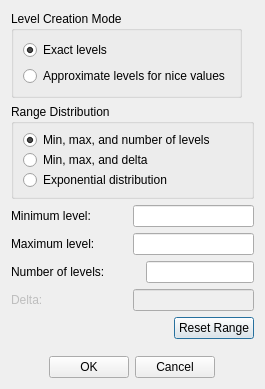
<?xml version="1.0" encoding="UTF-8"?>
<ui version="4.0">
 <class>DialogContourLevels</class>
 <widget class="QDialog" name="DialogContourLevels">
  <property name="geometry">
   <rect>
    <x>0</x>
    <y>0</y>
    <width>265</width>
    <height>389</height>
   </rect>
  </property>
  <property name="sizePolicy">
   <sizepolicy hsizetype="Expanding" vsizetype="Expanding">
    <horstretch>0</horstretch>
    <verstretch>0</verstretch>
   </sizepolicy>
  </property>
  <property name="minimumSize">
   <size>
    <width>265</width>
    <height>389</height>
   </size>
  </property>
  <property name="maximumSize">
   <size>
    <width>265</width>
    <height>389</height>
   </size>
  </property>
  <property name="windowTitle">
   <string>Enter Contour Levels</string>
  </property>
  <layout class="QVBoxLayout" name="verticalLayout_3" stretch="3,3,1,1,1,1,1,1,1">
   <item>
    <widget class="QGroupBox" name="groupBox">
     <property name="sizePolicy">
      <sizepolicy hsizetype="Fixed" vsizetype="Fixed">
       <horstretch>0</horstretch>
       <verstretch>0</verstretch>
      </sizepolicy>
     </property>
     <property name="title">
      <string>Level Creation Mode</string>
     </property>
     <layout class="QVBoxLayout" name="verticalLayout">
      <item>
       <widget class="QRadioButton" name="radioButton_exactLevels">
        <property name="text">
         <string>Exact levels</string>
        </property>
        <property name="checked">
         <bool>true</bool>
        </property>
       </widget>
      </item>
      <item>
       <widget class="QRadioButton" name="radioButton_approximateLevels">
        <property name="text">
         <string>Approximate levels for nice values</string>
        </property>
       </widget>
      </item>
     </layout>
    </widget>
   </item>
   <item>
    <widget class="QWidget" name="widget_rangeDistribution" native="true">
     <layout class="QVBoxLayout" name="verticalLayout_8">
      <property name="spacing">
       <number>0</number>
      </property>
      <property name="leftMargin">
       <number>0</number>
      </property>
      <property name="topMargin">
       <number>0</number>
      </property>
      <property name="rightMargin">
       <number>0</number>
      </property>
      <property name="bottomMargin">
       <number>0</number>
      </property>
      <item>
       <widget class="QGroupBox" name="groupBox_rangeDistribution">
        <property name="title">
         <string>Range Distribution</string>
        </property>
        <layout class="QVBoxLayout" name="verticalLayout_2" stretch="1,1,1">
         <property name="spacing">
          <number>6</number>
         </property>
         <item>
          <widget class="QRadioButton" name="radioButton_range0">
           <property name="text">
            <string>Min, max, and number of levels</string>
           </property>
           <property name="checked">
            <bool>true</bool>
           </property>
          </widget>
         </item>
         <item>
          <widget class="QRadioButton" name="radioButton_range1">
           <property name="text">
            <string>Min, max, and delta</string>
           </property>
          </widget>
         </item>
         <item>
          <widget class="QRadioButton" name="radioButton_range2">
           <property name="text">
            <string>Exponential distribution</string>
           </property>
          </widget>
         </item>
        </layout>
       </widget>
      </item>
     </layout>
    </widget>
   </item>
   <item>
    <widget class="QWidget" name="widget_minimunLevel" native="true">
     <layout class="QVBoxLayout" name="verticalLayout_5">
      <property name="spacing">
       <number>0</number>
      </property>
      <property name="leftMargin">
       <number>0</number>
      </property>
      <property name="topMargin">
       <number>0</number>
      </property>
      <property name="rightMargin">
       <number>0</number>
      </property>
      <property name="bottomMargin">
       <number>0</number>
      </property>
      <item>
       <layout class="QHBoxLayout" name="horizontalLayout">
        <item>
         <widget class="QLabel" name="label_minimunLevel">
          <property name="sizePolicy">
           <sizepolicy hsizetype="Expanding" vsizetype="Expanding">
            <horstretch>0</horstretch>
            <verstretch>0</verstretch>
           </sizepolicy>
          </property>
          <property name="text">
           <string>Minimum level:    </string>
          </property>
         </widget>
        </item>
        <item>
         <widget class="QLineEdit" name="lineEdit_minimunLevel"/>
        </item>
       </layout>
      </item>
     </layout>
    </widget>
   </item>
   <item>
    <widget class="QWidget" name="widget_maximumLevel" native="true">
     <layout class="QVBoxLayout" name="verticalLayout_6">
      <property name="spacing">
       <number>0</number>
      </property>
      <property name="leftMargin">
       <number>0</number>
      </property>
      <property name="topMargin">
       <number>0</number>
      </property>
      <property name="rightMargin">
       <number>0</number>
      </property>
      <property name="bottomMargin">
       <number>0</number>
      </property>
      <item>
       <layout class="QHBoxLayout" name="horizontalLayout_2">
        <item>
         <widget class="QLabel" name="label_maximumLevel">
          <property name="sizePolicy">
           <sizepolicy hsizetype="Expanding" vsizetype="Expanding">
            <horstretch>0</horstretch>
            <verstretch>0</verstretch>
           </sizepolicy>
          </property>
          <property name="text">
           <string>Maximum level:    </string>
          </property>
         </widget>
        </item>
        <item>
         <widget class="QLineEdit" name="lineEdit_maximumLevel">
          <property name="sizePolicy">
           <sizepolicy hsizetype="Expanding" vsizetype="Expanding">
            <horstretch>0</horstretch>
            <verstretch>0</verstretch>
           </sizepolicy>
          </property>
         </widget>
        </item>
       </layout>
      </item>
     </layout>
    </widget>
   </item>
   <item>
    <widget class="QWidget" name="widget_numberofLevels" native="true">
     <layout class="QVBoxLayout" name="verticalLayout_4">
      <property name="spacing">
       <number>0</number>
      </property>
      <property name="leftMargin">
       <number>0</number>
      </property>
      <property name="topMargin">
       <number>0</number>
      </property>
      <property name="rightMargin">
       <number>0</number>
      </property>
      <property name="bottomMargin">
       <number>0</number>
      </property>
      <item>
       <layout class="QHBoxLayout" name="horizontalLayout_3">
        <item>
         <widget class="QLabel" name="label_numberOfLevels">
          <property name="sizePolicy">
           <sizepolicy hsizetype="Expanding" vsizetype="Expanding">
            <horstretch>0</horstretch>
            <verstretch>0</verstretch>
           </sizepolicy>
          </property>
          <property name="text">
           <string>Number of levels: </string>
          </property>
         </widget>
        </item>
        <item>
         <widget class="QLineEdit" name="lineEdit_numberOfLevels">
          <property name="sizePolicy">
           <sizepolicy hsizetype="Fixed" vsizetype="Fixed">
            <horstretch>0</horstretch>
            <verstretch>0</verstretch>
           </sizepolicy>
          </property>
         </widget>
        </item>
       </layout>
      </item>
     </layout>
    </widget>
   </item>
   <item>
    <widget class="QWidget" name="widget_delta" native="true">
     <layout class="QVBoxLayout" name="verticalLayout_7">
      <property name="spacing">
       <number>0</number>
      </property>
      <property name="leftMargin">
       <number>0</number>
      </property>
      <property name="topMargin">
       <number>0</number>
      </property>
      <property name="rightMargin">
       <number>0</number>
      </property>
      <property name="bottomMargin">
       <number>0</number>
      </property>
      <item>
       <layout class="QHBoxLayout" name="horizontalLayout_4">
        <item>
         <widget class="QLabel" name="label_delta">
          <property name="enabled">
           <bool>false</bool>
          </property>
          <property name="sizePolicy">
           <sizepolicy hsizetype="Expanding" vsizetype="Expanding">
            <horstretch>0</horstretch>
            <verstretch>0</verstretch>
           </sizepolicy>
          </property>
          <property name="text">
           <string>Delta:            </string>
          </property>
         </widget>
        </item>
        <item>
         <widget class="QLineEdit" name="lineEdit_delta">
          <property name="enabled">
           <bool>false</bool>
          </property>
         </widget>
        </item>
       </layout>
      </item>
     </layout>
    </widget>
   </item>
   <item>
    <layout class="QHBoxLayout" name="horizontalLayout_5">
     <item>
      <spacer name="horizontalSpacer">
       <property name="orientation">
        <enum>Qt::Horizontal</enum>
       </property>
       <property name="sizeHint" stdset="0">
        <size>
         <width>40</width>
         <height>20</height>
        </size>
       </property>
      </spacer>
     </item>
     <item>
      <widget class="QPushButton" name="pushButton_resetRange">
       <property name="text">
        <string>Reset Range</string>
       </property>
      </widget>
     </item>
    </layout>
   </item>
   <item>
    <widget class="QLabel" name="label_space">
     <property name="minimumSize">
      <size>
       <width>0</width>
       <height>5</height>
      </size>
     </property>
     <property name="maximumSize">
      <size>
       <width>16777215</width>
       <height>5</height>
      </size>
     </property>
     <property name="text">
      <string/>
     </property>
    </widget>
   </item>
   <item>
    <layout class="QHBoxLayout" name="horizontalLayout_6">
     <item>
      <spacer name="horizontalSpacer_2">
       <property name="orientation">
        <enum>Qt::Horizontal</enum>
       </property>
       <property name="sizeHint" stdset="0">
        <size>
         <width>40</width>
         <height>20</height>
        </size>
       </property>
      </spacer>
     </item>
     <item>
      <widget class="QPushButton" name="pushButton_ok">
       <property name="text">
        <string>OK</string>
       </property>
      </widget>
     </item>
     <item>
      <widget class="QPushButton" name="pushButton_cancle">
       <property name="text">
        <string>Cancel</string>
       </property>
      </widget>
     </item>
     <item>
      <spacer name="horizontalSpacer_3">
       <property name="orientation">
        <enum>Qt::Horizontal</enum>
       </property>
       <property name="sizeHint" stdset="0">
        <size>
         <width>40</width>
         <height>20</height>
        </size>
       </property>
      </spacer>
     </item>
    </layout>
   </item>
  </layout>
 </widget>
 <resources/>
 <connections>
  <connection>
   <sender>pushButton_cancle</sender>
   <signal>clicked()</signal>
   <receiver>DialogContourLevels</receiver>
   <slot>reject()</slot>
   <hints>
    <hint type="sourcelabel">
     <x>188</x>
     <y>367</y>
    </hint>
    <hint type="destinationlabel">
     <x>236</x>
     <y>362</y>
    </hint>
   </hints>
  </connection>
  <connection>
   <sender>pushButton_resetRange</sender>
   <signal>clicked()</signal>
   <receiver>DialogContourLevels</receiver>
   <slot>resetRange()</slot>
   <hints>
    <hint type="sourcelabel">
     <x>193</x>
     <y>318</y>
    </hint>
    <hint type="destinationlabel">
     <x>142</x>
     <y>318</y>
    </hint>
   </hints>
  </connection>
  <connection>
   <sender>pushButton_ok</sender>
   <signal>clicked()</signal>
   <receiver>DialogContourLevels</receiver>
   <slot>onClickOK()</slot>
   <hints>
    <hint type="sourcelabel">
     <x>86</x>
     <y>361</y>
    </hint>
    <hint type="destinationlabel">
     <x>34</x>
     <y>338</y>
    </hint>
   </hints>
  </connection>
  <connection>
   <sender>pushButton_ok</sender>
   <signal>clicked()</signal>
   <receiver>DialogContourLevels</receiver>
   <slot>accept()</slot>
   <hints>
    <hint type="sourcelabel">
     <x>102</x>
     <y>369</y>
    </hint>
    <hint type="destinationlabel">
     <x>56</x>
     <y>315</y>
    </hint>
   </hints>
  </connection>
  <connection>
   <sender>radioButton_exactLevels</sender>
   <signal>clicked()</signal>
   <receiver>DialogContourLevels</receiver>
   <slot>onClickExactLevels()</slot>
   <hints>
    <hint type="sourcelabel">
     <x>89</x>
     <y>38</y>
    </hint>
    <hint type="destinationlabel">
     <x>92</x>
     <y>2</y>
    </hint>
   </hints>
  </connection>
  <connection>
   <sender>radioButton_approximateLevels</sender>
   <signal>clicked()</signal>
   <receiver>DialogContourLevels</receiver>
   <slot>onClickApproximateLevels()</slot>
   <hints>
    <hint type="sourcelabel">
     <x>137</x>
     <y>59</y>
    </hint>
    <hint type="destinationlabel">
     <x>38</x>
     <y>3</y>
    </hint>
   </hints>
  </connection>
  <connection>
   <sender>radioButton_range0</sender>
   <signal>clicked()</signal>
   <receiver>DialogContourLevels</receiver>
   <slot>onClickRangeDistribution0()</slot>
   <hints>
    <hint type="sourcelabel">
     <x>39</x>
     <y>121</y>
    </hint>
    <hint type="destinationlabel">
     <x>3</x>
     <y>80</y>
    </hint>
   </hints>
  </connection>
  <connection>
   <sender>radioButton_range1</sender>
   <signal>clicked()</signal>
   <receiver>DialogContourLevels</receiver>
   <slot>onClickRangeDistribution1()</slot>
   <hints>
    <hint type="sourcelabel">
     <x>55</x>
     <y>146</y>
    </hint>
    <hint type="destinationlabel">
     <x>3</x>
     <y>114</y>
    </hint>
   </hints>
  </connection>
  <connection>
   <sender>radioButton_range2</sender>
   <signal>clicked()</signal>
   <receiver>DialogContourLevels</receiver>
   <slot>onClickRangeDistribution2()</slot>
   <hints>
    <hint type="sourcelabel">
     <x>79</x>
     <y>161</y>
    </hint>
    <hint type="destinationlabel">
     <x>-1</x>
     <y>143</y>
    </hint>
   </hints>
  </connection>
 </connections>
 <slots>
  <slot>resetRange()</slot>
  <slot>onClickOK()</slot>
  <slot>onClickExactLevels()</slot>
  <slot>onClickApproximateLevels()</slot>
  <slot>onClickRangeDistribution0()</slot>
  <slot>onClickRangeDistribution1()</slot>
  <slot>onClickRangeDistribution2()</slot>
 </slots>
</ui>
